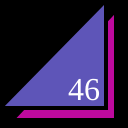
Frame 1 (no input)
Frame 60 (no input): identical to frame 1, image omitted
Frame 120 (the mouse pressed at the canvas centre since frame 60): identical to frame 1, image omitted

The p5.js sketch that drew this single still picture (run headless with seeded random() and noise() and a simulated clock; from frame 60 on, the mouse is pressed at the canvas centre):

// p5.js sketch
// ── sketch.js
function setup() {
  createCanvas(128,128);
}

function draw() {
  background(0);
  strokeWeight(4);
  fill(190, 10, 158);
  triangle(12,120,116,120,116,10);
  fill(94, 85, 184);
  triangle(0,108,106,108,106,0);
  fill(255);
  textSize(32);
  textFont("serif");
  text("46", 68, 100);
}
